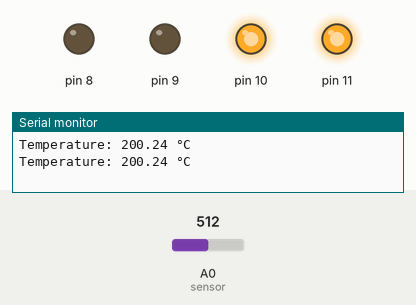
Bench run of a sketch on a simulated Arduino Uno, built with avr-gcc and run on an emulated ATmega328P. Shown: output pins drawn as LEDs (lit = HIGH), the last lines printed to the serial monitor. Inputs (shaded band) come from the test bench; at power-on: A0 (sensor) = 512.

Above: at 1.8 s.
1.9 s: A0 (sensor) set to 190
3.4 s: A0 (sensor) set to 173
At 4.3 s:
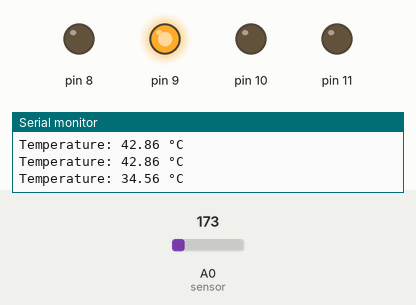
5.5 s: A0 (sensor) set to 122
At 7.1 s:
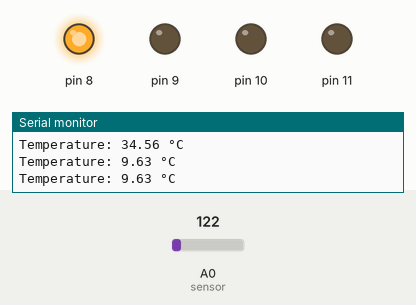
7.5 s: A0 (sensor) set to 306
At 8.6 s:
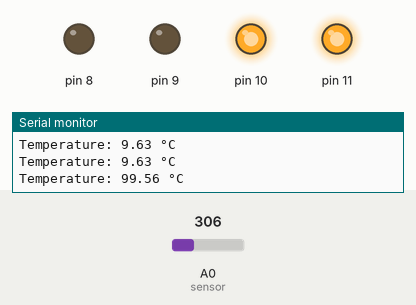
9.5 s: A0 (sensor) set to 25
At 11.4 s:
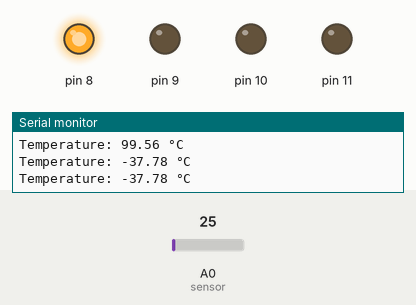
Timing chart, 0 to 12.5 s (numbered marks = the images above; inputs shaded):
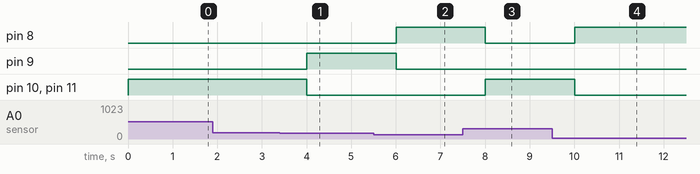

Measured:
- the behaviour switches between 174 and 173 on A0 (sensor) (found by bisection; images 0 and 1)
- after the input at 3.4 s, pin 9: LOW → HIGH after 0.60 s; pin 10, pin 11: HIGH → LOW after 0.60 s
- after the input at 5.5 s, pin 8: LOW → HIGH after 0.51 s; pin 9: HIGH → LOW after 0.51 s
- after the input at 7.5 s, pin 8: HIGH → LOW after 0.51 s; pin 10, pin 11: LOW → HIGH after 0.51 s
- after the input at 9.5 s, pin 8: LOW → HIGH after 0.51 s; pin 10, pin 11: HIGH → LOW after 0.51 s

The sketch:

temperature.sensor.ino
```cpp
int sensor = A0;

int green = 8;
int yellow = 9;
int red = 10;
int buzzer = 11;

void setup() {
  Serial.begin(9600);

  pinMode(8, OUTPUT);
  pinMode(9, OUTPUT);
  pinMode(10, OUTPUT);
  pinMode(11, OUTPUT);
}

void loop() {

  int value = analogRead(sensor);

  float voltage = value * (5.0 / 1023.0);

  float temperature = (voltage - 0.5) * 100.0;

  Serial.print("Temperature: ");
  Serial.print(temperature);
  Serial.println(" °C");

  if (temperature < 30) {

    digitalWrite(8, HIGH);
    digitalWrite(9, LOW);
    digitalWrite(10, LOW);
    digitalWrite(11, LOW);
  }

  else if (temperature >= 30 && temperature < 35) {

    digitalWrite(8, LOW);
    digitalWrite(9, HIGH);
    digitalWrite(10, LOW);
    digitalWrite(11, LOW);
  }

  else {

    digitalWrite(8, LOW);
    digitalWrite(9, LOW);
    digitalWrite(10, HIGH);
    digitalWrite(11, HIGH);
  }

  delay(1000);
}
```
